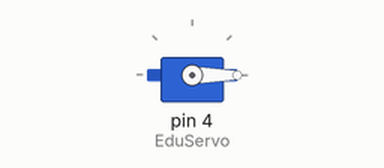
The sketch below on a simulated Arduino Uno, built with avr-gcc and run on an emulated ATmega328P. Shown: servo.

Above: at 0.05 s.
At 1.5 s:
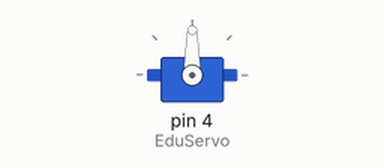
At 3.0 s:
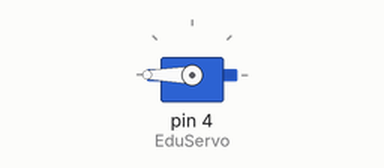
Timing chart, 0 to 6.9 s (numbered marks = the images above):
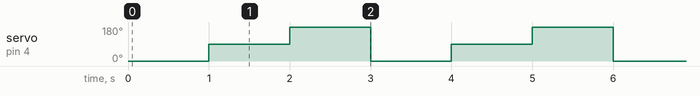

The sketch:

2_servoMoter.ino
```cpp
#include <Servo.h>

Servo EduServo;

void setup() {
  // put your setup code here, to run once:
  EduServo.attach(4); // 디지털핀 4번에 연결
}

void loop() {
  // put your main code here, to run repeatedly:
  EduServo.write(0);
  delay(1000);
  EduServo.write(90);
  delay(1000);
  EduServo.write(180);
  delay(1000);

}
```

Measured:
- by itself, servo on pin 4 (EduServo): repeats every 3.0 s: 180° 1.0 s, 0° 1.0 s, 90° 1.0 s
